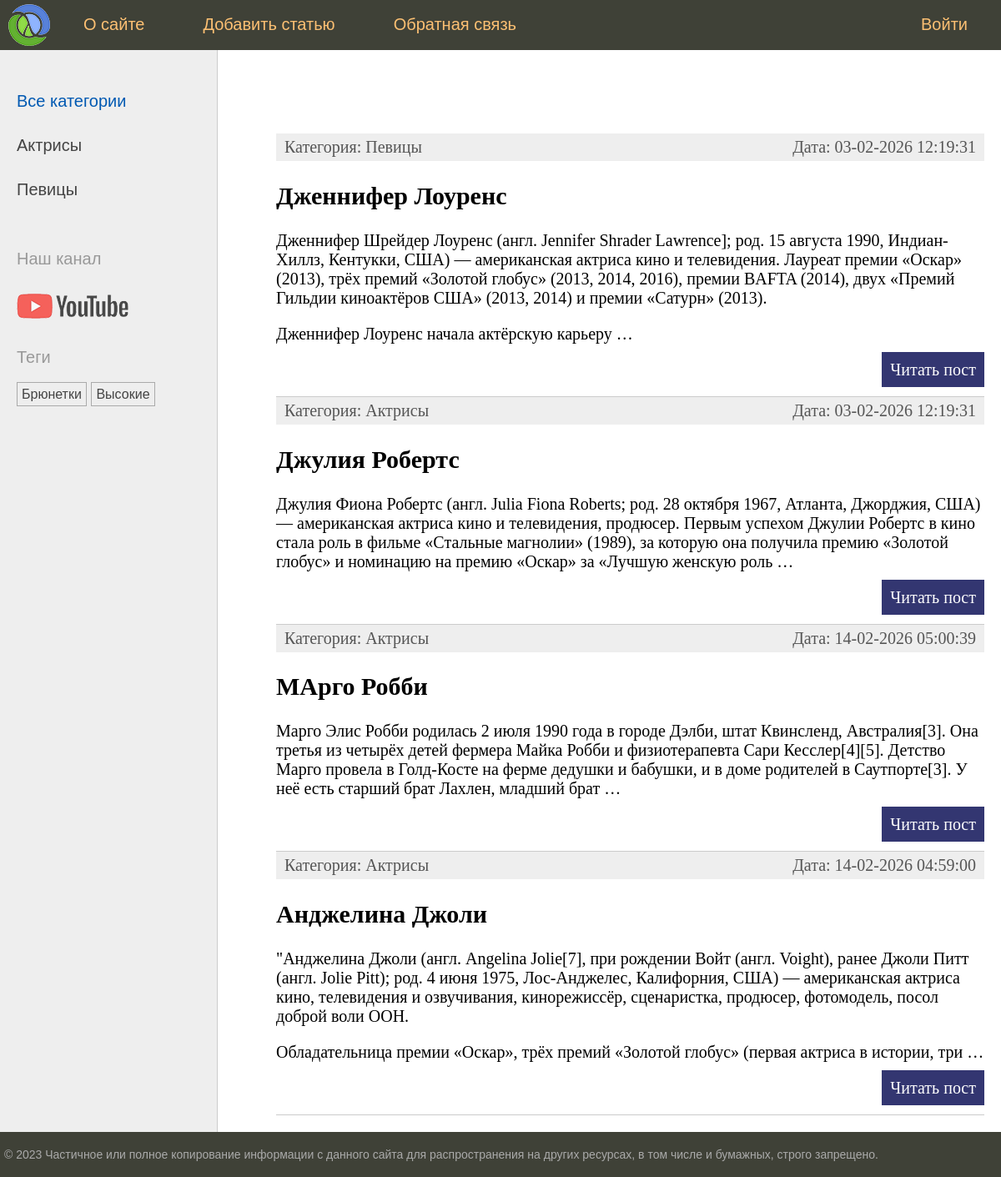
Before: / with the older database file.
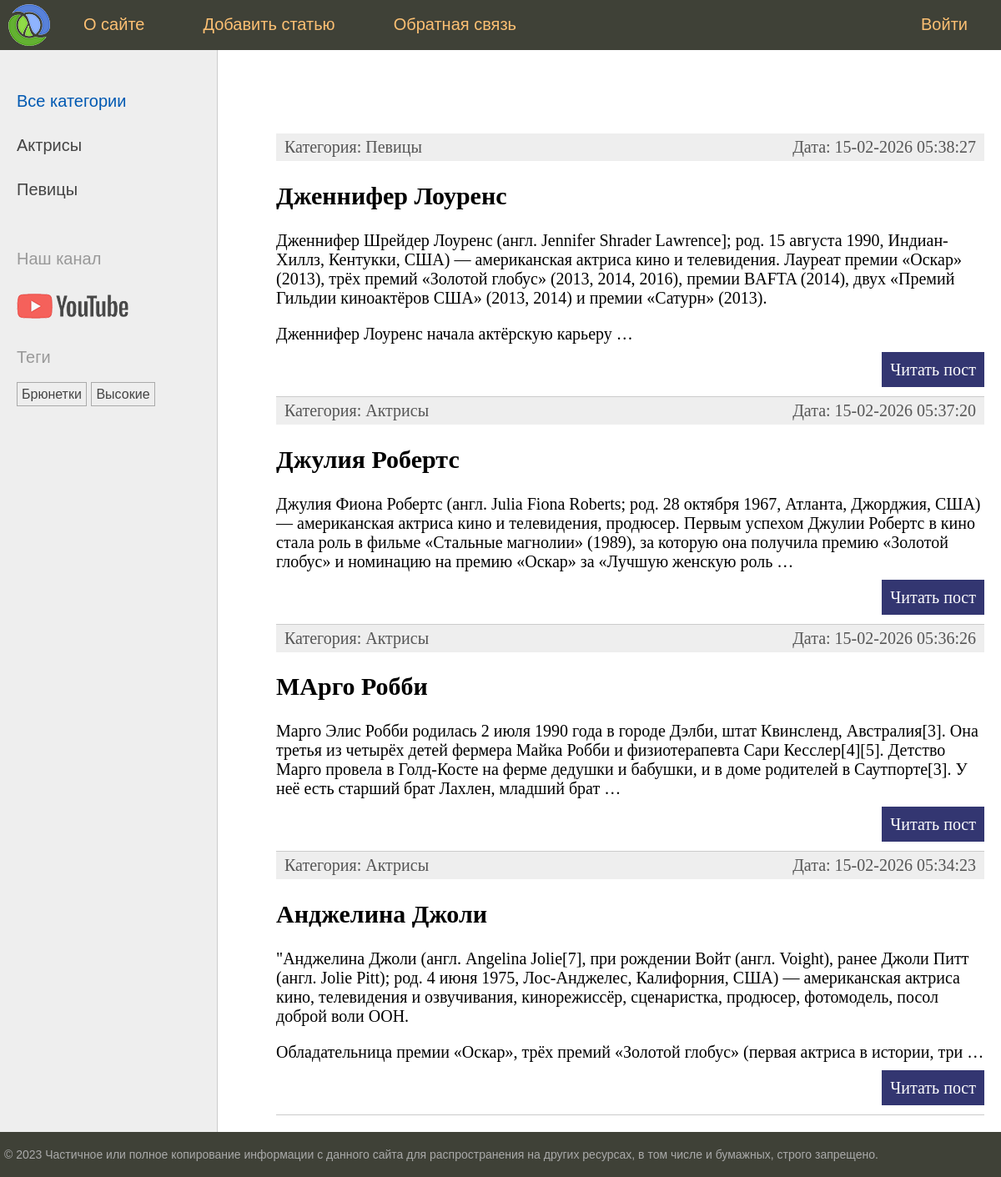
After: the same page with the newer database file.
### women/models.py (models this page shows, shortened)
class Category(models.Model):
    name = models.CharField(max_length=100, db_index=True)
    slug = models.SlugField(max_length=255, unique=True, db_index=True)
    def get_absolute_url(self):
        return reverse('category',kwargs={'cat_slug':self.slug})

class TagPost(models.Model):
    tag = models.CharField(max_length=100, db_index=True)
    slug = models.SlugField(max_length=255, unique=True, db_index=True)
    def get_absolute_url(self):
        return reverse('tag',kwargs={'tag_slug':self.slug})

class Women(models.Model):
    class Status(models.IntegerChoices):
        DRAFT = 0, 'Черновик'
        PUBLISHED = 1, 'Опубликованный'
    title = models.CharField(max_length=255)
    slug = models.SlugField(max_length=255, unique=True, db_index=True)
    content = models.TextField(blank=True)
    time_create = models.DateTimeField(auto_now_add=True)
    time_update = models.DateTimeField(auto_now=True)
    is_published = models.BooleanField(choices=Status.choices, default=Status.DRAFT)
    cat = models.ForeignKey("Category", on_delete=models.PROTECT, related_name='posts')
    tags = models.ManyToManyField('TagPost', blank=True, related_name='tags')
    husband = models.OneToOneField('Husband', on_delete=models.SET_NULL,
                                   null=True, blank=True, related_name='wuman')
    objects = models.Manager()
    published = PublishedManager() # создание нового менеджера
    class Meta:
        ordering = ['-time_create']
        indexes = [
            models.Index(fields=['-time_create'])
        ]
    def get_absolute_url(self):
        return reverse('post', kwargs={'post_slug':self.slug})

### women/views.py (the view)
# urls.py: path('', views.index, name='home'),  # http://127/0/0/1/8000/women/
def index(request):  # обязательный параметр request
    posts = Women.published.all().select_related('cat')# добавляем select_related('cat')
    data = {
        'title': "Главная страница",
        'menu': menu,
        'posts': posts,
        "cat_selected": 0,
    }
    return render(request, 'women/index.html', context=data)

### women/models.py (called while the page is built)
    def get_queryset(self):
        return super().get_queryset().filter(is_published=Women.Status.PUBLISHED)

### women/templatetags/women_tags.py (called while the page is built)
@register.inclusion_tag('women/list_categories.html')
def show_categories(cat_selected=0):
    cats = Category.objects.annotate(x=Count('posts')).filter(x__gt=0)
    return {'cats':cats,'cat_selected':cat_selected}

@register.inclusion_tag('women/list_tags.html') #создадим шаблон с названием list_tags.html в women
def show_all_tags(): # воспользуемся им, и перейдем в base.html
    return {'tags': TagPost.objects.annotate(total=Count('tags')).filter(total__gt=0)}

### women/templates/women/index.html (shortened to what this page needs)
{% extends 'base.html' %}
{% block content %}
<ul class="list-articles">
	{% for p in posts %}
			<li><div class="article-panel">
	<p class="first">Категория: {{p.cat.name}}</p>
	<p class="last">Дата: {{p.time_update|date:"d-m-Y H:i:s"}}</p>
			</div>
				<h2>{{p.title}}</h2>
	{% autoescape off %}
	{{p.content|linebreaks|truncatewords:50 }}
	{% endautoescape %}
			<p class="link-read-post"><a href="{{ p.get_absolute_url }}">Читать пост</a></p>
			</li>
	{% endfor %}
</ul>
{% endblock %}

### templates/base.html (shortened to what this page needs)
{% load static %}
{% load women_tags %}
<!DOCTYPE html>
<html>
<head>
	<link type="text/css" href="{% static 'women/css/styles.css' %}" rel="stylesheet" />
</head>
<body>
<table class="table-page" border=0 cellpadding="0" cellspacing="0">
<tr><td valign=top>
{% block mainmenu %}
		<div class="header">
			<ul id="mainmenu" class="mainmenu">
			<li class="logo"><a href="{% url 'home' %}"><div class="logo"></div></a></li>
{% for m in menu %}
	{% if not forloop.last %}<li>{% else %}<li class="last">{% endif %}
		<a href="{% url m.url_name %}">{{m.title}}</a></li>
{% endfor %}
			</ul>
		</div>
{% endblock mainmenu %}
<table class="table-content" border=0 cellpadding="0" cellspacing="0">
<tr>
	<td valign="top" class="left-chapters">
	<ul id="leftchapters">
		{% if cat_selected == 0 %}
		<li class="selected">Все категории</li>
		{% else %}
		<li><a href="{% url 'home' %}">Все категории</a> </li>
		{% endif %}
		{% show_categories cat_selected %}
		<li class="share">
		<p>Наш канал</p>
		<a class="share-yt" href="https://www.youtube.com/channel/UClJzWfGWuGJL2t-3dYKcHTA/playlists" target="_blank" rel="nofollow"></a>
		</li>
		<li>{% show_all_tags %}</li>
	</ul>
</td>
<td valign="top" class="content">
	<div class="content-text">
{% block content %}
{% endblock %}
	</div>
</td></tr></table>
</td></tr>
<tr><td valign=top>
	<div id="footer">
		<p>&copy; 2023 Частичное или полное копирование информации с данного сайта для распространения на других ресурсах, в том числе и бумажных, строго запрещено.</p>
	</div>
</td></tr></table>
</body>
</html>

### women/templates/women/list_categories.html
{% for cat in cats %}
{% if cat.id == cat_selected %}
<li class="selected">{{cat.name}}</li>
{% else %}
<li><a href="{{ cat.get_absolute_url }}">{{cat.name}}</a></li>
{% endif %}
{% endfor %}

### women/templates/women/list_tags.html
{% if tags %}
    <p>Теги</p>
    <ul class="tags-list">
        {% for t in tags %}
        <li><a href="{{t.get_absolute_url}}">{{t.tag}}</a></li>
        {% endfor %}
    </ul>
{% endif %}

### women/static/women/css/styles.css (style rules this page uses)
html, body { font-family: 'Arial'; margin: 0; padding: 0; height: 100%; width: 100%; color: #444; }
a { color: #0059b2; text-decoration: none; }
p.link-read-post { text-align: right; }
p.link-read-post a { padding: 10px; min-width: 100px; background: #333671; color: #fff; text-decoration: none; }
div.article-panel { background: #eee; padding: 5px 10px 5px 10px; box-sizing: border-box; overflow: hidden; color: #555; }
div.article-panel p.first { margin: 0; float: left; }
div.article-panel p.last { margin: 0; float: right; }
ul.list-articles { list-style: none; margin: 0; padding: 0; }
ul.list-articles li { border-bottom: 1px solid #ccc; }
.table-page { width: 100%; height: 100%; vertical-align: top; }
.table-page tr { height: 100%; }
.header { background: #3F4137; height: 60px; }
.logo { background: url('../images/logo.png') no-repeat 10px 5px; width: 70px; height: 60px; }
ul.mainmenu { list-style: none; margin: 0; padding: 0; height: 60px; color: #fdc073; font-size: 20px; overflow: hidden; }
ul.mainmenu li { float: left; margin: 18px 40px 0 30px; }
ul.mainmenu li.logo { margin: 0; }
ul.mainmenu li.last { float: right; }
ul.mainmenu li a { color: #fdc073; text-decoration: none; }
.table-content { width: 100%; min-height: 100%; height: 100%; }
.left-chapters { margin: 0; background: #eee; border-right: 1px solid #ccc; }
.left-chapters ul { width: 230px; margin: 0; padding: 20px 10px 10px 20px; list-style: none; font-size: 20px; }
.left-chapters ul li { margin: 30px 0 0 0; color: #999; }
.left-chapters ul li.selected { color: #0059b2; }
.left-chapters ul li a { color: #444; text-decoration: none; }
.left-chapters ul li.share { margin: 60px 0 0 0; }
.left-chapters ul li.share p { margin: 30px 0 30px 0; }
.left-chapters ul li.share a { display: inline-block; width: 40px; height: 40px; margin: 0 20px 0 0; }
.left-chapters ul li.share a.share-yt { width: 100%; height: 30px; background: url('../images/share_yt.png') no-repeat 0 0 }
ul.tags-list { width: 100%; margin: 0; padding: 0; list-style: none; }
ul.tags-list li { margin: 0; padding: 0 0 10px; display: inline-block; }
ul.tags-list li a { padding: 5px; font-size: 16px; border: 1px solid #aaa; }
.content { padding: 40px 20px 20px 40px; width: 100%; box-sizing: border-box; }
.content-text { margin: 60px 0 0 30px; color: #000; font-size: 20px; font-family: Yandex Sans Display Light; }
#footer { box-sizing: border-box; background: #3F4137; padding: 5px; color: #aaa; font-size: 14px; font-family: Verdana, Geneva, Arial, Helvetica; text-align: left; overflow: hidden; }

Changed rows visible on the page:
changed Women "Дженнифер Лоуренс": time_update "03-02-2026 12:19:31" → "15-02-2026 05:38:27"
changed Women "Джулия Робертс": time_update "03-02-2026 12:19:31" → "15-02-2026 05:37:20"
changed Women "МАрго Робби": time_update "14-02-2026 05:00:39" → "15-02-2026 05:36:26"
changed Women "Анджелина Джоли": time_update "14-02-2026 04:59:00" → "15-02-2026 05:34:23"
